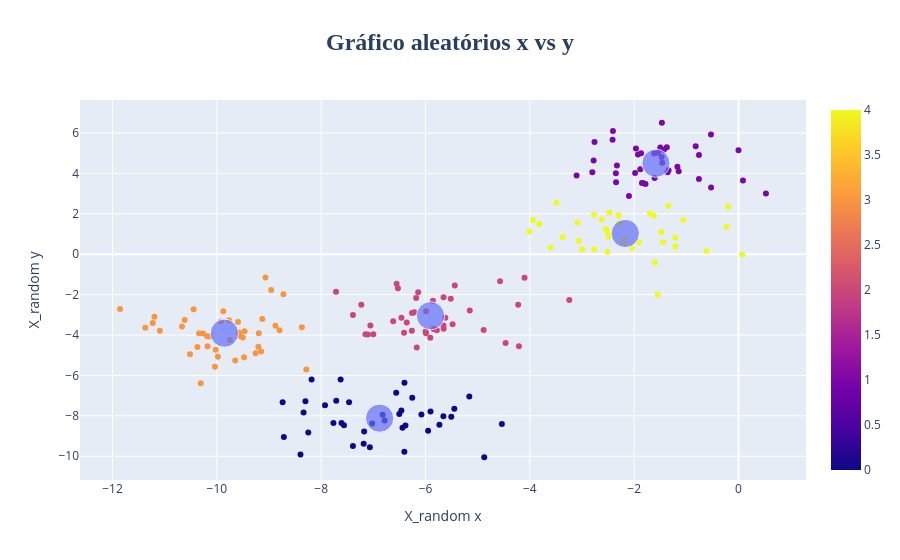

Notebook code for this chart:
### Code cell
grafico1 = px.scatter(x = X_random[:,0], y = X_random[:,1], color = rotulos) # posição original, com rotulos para verificar as cores
grafico2 = px.scatter(x = centroides[:,0], y = centroides[:,1], size = [5, 5, 5, 5, 5]) # valores da média de cada grupo(cluster), centroides
grafico3 = go.Figure(data = grafico1.data + grafico2.data) # concatenar os valores
# Atualiza o layout para renomear os rótulos dos eixos X e Y
grafico3.update_layout(
    # Defina o título aqui, no gráfico que será exibido
    title_text='<b>Gráfico aleatórios x vs y</b>',
    xaxis_title_text='X_random x',
    yaxis_title_text='X_random y',
    # padrão o título
    title_font_size=24,  # Define o tamanho da fonte do título
    title_font_family='Arial Black', # Uma fonte mais grossa
    title_x=0.5 # Centraliza o título no gráfico
)
grafico3.show()
grafico3.write_html("figuras/18-5_grafico2.html")

### Figure 1 — Plotly figure (JSON) as saved in the notebook; plotly's stock layout.template omitted (floating-point values rounded to 4 significant figures; data arrays with more than 128 entries replaced by an {"elided": "..."} marker saying what was removed)
{"data": [{"hovertemplate": "x=%{x}<br>y=%{y}<br>color=%{marker.color}<extra></extra>", "legendgroup": "", "marker": {"color": {"elided": "200 int values"}, "coloraxis": "coloraxis", "symbol": "circle"}, "mode": "markers", "name": "", "orientation": "v", "showlegend": false, "type": "scatter", "x": {"elided": "200 float values"}, "xaxis": "x", "y": {"elided": "200 float values"}, "yaxis": "y"}, {"hovertemplate": "x=%{x}<br>y=%{y}<br>size=%{marker.size}<extra></extra>", "legendgroup": "", "marker": {"color": "#636efa", "size": [5, 5, 5, 5, 5], "sizemode": "area", "sizeref": 0.0125, "symbol": "circle"}, "mode": "markers", "name": "", "orientation": "v", "showlegend": false, "type": "scatter", "x": [-6.88, -1.583, -5.904, -9.856, -2.171], "xaxis": "x", "y": [-8.116, 4.505, -3.045, -3.91, 1.026], "yaxis": "y"}], "layout": {"autosize": true, "title": {"font": {"family": "Arial Black", "size": 24}, "text": "<b>Gráfico aleatórios x vs y</b>", "x": 0.5}, "xaxis": {"autorange": true, "range": [-12.61, 1.276], "title": {"text": "X_random x"}, "type": "linear"}, "yaxis": {"autorange": true, "range": [-11.42, 7.873], "title": {"text": "X_random y"}, "type": "linear"}}}
